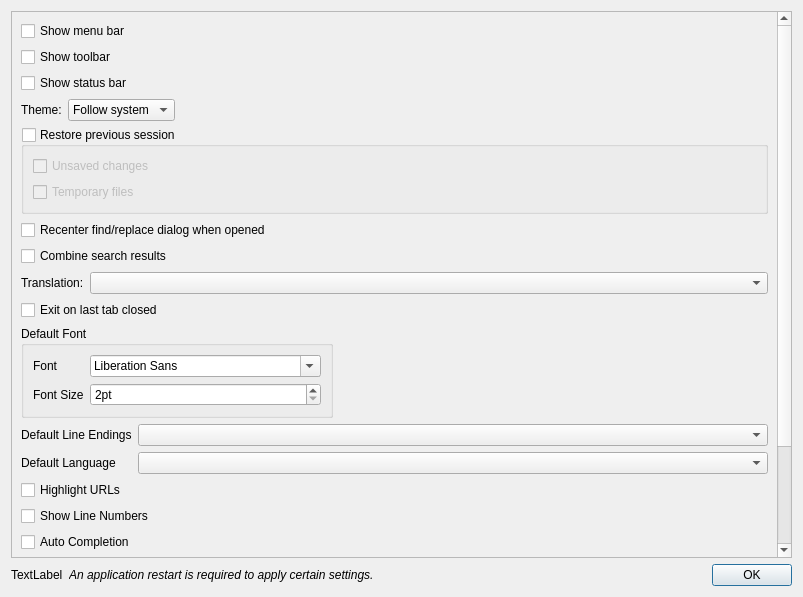
<?xml version="1.0" encoding="UTF-8"?>
<ui version="4.0">
 <class>PreferencesDialog</class>
 <widget class="QDialog" name="PreferencesDialog">
  <property name="geometry">
   <rect>
    <x>0</x>
    <y>0</y>
    <width>803</width>
    <height>597</height>
   </rect>
  </property>
  <property name="windowTitle">
   <string>Preferences</string>
  </property>
  <layout class="QVBoxLayout" name="verticalLayout">
   <item>
    <widget class="QScrollArea" name="scrollArea">
     <property name="widgetResizable">
      <bool>true</bool>
     </property>
     <widget class="QWidget" name="scrollAreaWidgetContents">
      <property name="geometry">
       <rect>
        <x>0</x>
        <y>-99</y>
        <width>769</width>
        <height>644</height>
       </rect>
      </property>
      <layout class="QVBoxLayout" name="verticalLayout_4">
       <item>
        <layout class="QVBoxLayout" name="verticalLayout_2">
         <item>
          <widget class="QCheckBox" name="checkBoxMenuBar">
           <property name="text">
            <string>Show menu bar</string>
           </property>
          </widget>
         </item>
         <item>
          <widget class="QCheckBox" name="checkBoxToolBar">
           <property name="text">
            <string>Show toolbar</string>
           </property>
          </widget>
         </item>
         <item>
          <widget class="QCheckBox" name="checkBoxStatusBar">
           <property name="text">
            <string>Show status bar</string>
           </property>
          </widget>
         </item>
         <item>
          <layout class="QHBoxLayout" name="layoutTheme">
           <item>
            <widget class="QLabel" name="labelTheme">
             <property name="text">
              <string>Theme:</string>
             </property>
            </widget>
           </item>
           <item>
            <widget class="QComboBox" name="comboBoxTheme">
             <item>
              <property name="text">
               <string>Follow system</string>
              </property>
             </item>
             <item>
              <property name="text">
               <string>Light</string>
              </property>
             </item>
             <item>
              <property name="text">
               <string>Dark</string>
              </property>
             </item>
            </widget>
           </item>
           <item>
            <spacer name="themeSpacer">
             <property name="orientation">
              <enum>Qt::Horizontal</enum>
             </property>
             <property name="sizeHint" stdset="0">
              <size>
               <width>40</width>
               <height>20</height>
              </size>
             </property>
            </spacer>
           </item>
          </layout>
         </item>
         <item>
          <widget class="QGroupBox" name="gbxRestorePreviousSession">
           <property name="title">
            <string>Restore previous session</string>
           </property>
           <property name="checkable">
            <bool>true</bool>
           </property>
           <property name="checked">
            <bool>false</bool>
           </property>
           <layout class="QVBoxLayout" name="verticalLayout_3">
            <item>
             <widget class="QCheckBox" name="checkBoxUnsavedFiles">
              <property name="text">
               <string>Unsaved changes</string>
              </property>
             </widget>
            </item>
            <item>
             <widget class="QCheckBox" name="checkBoxRestoreTempFiles">
              <property name="text">
               <string>Temporary files</string>
              </property>
             </widget>
            </item>
           </layout>
          </widget>
         </item>
        </layout>
       </item>
       <item>
        <widget class="QCheckBox" name="checkBoxRecenterSearchDialog">
         <property name="text">
          <string>Recenter find/replace dialog when opened</string>
         </property>
        </widget>
       </item>
       <item>
        <widget class="QCheckBox" name="checkBoxCombineSearchResults">
         <property name="text">
          <string>Combine search results</string>
         </property>
        </widget>
       </item>
       <item>
        <layout class="QFormLayout" name="formLayout">
         <property name="labelAlignment">
          <set>Qt::AlignLeading|Qt::AlignLeft|Qt::AlignVCenter</set>
         </property>
         <property name="formAlignment">
          <set>Qt::AlignLeading|Qt::AlignLeft|Qt::AlignTop</set>
         </property>
         <item row="0" column="1">
          <widget class="QComboBox" name="comboBoxTranslation"/>
         </item>
         <item row="0" column="0">
          <widget class="QLabel" name="label">
           <property name="text">
            <string>Translation:</string>
           </property>
          </widget>
         </item>
        </layout>
       </item>
       <item>
        <widget class="QCheckBox" name="checkBoxExitOnLastTabClosed">
         <property name="text">
          <string>Exit on last tab closed</string>
         </property>
        </widget>
       </item>
       <item>
        <layout class="QHBoxLayout" name="horizontalLayout">
         <item>
          <widget class="QGroupBox" name="groupBox">
           <property name="title">
            <string>Default Font</string>
           </property>
           <layout class="QFormLayout" name="formLayout_2">
            <item row="1" column="0">
             <widget class="QLabel" name="label_2">
              <property name="text">
               <string>Font</string>
              </property>
             </widget>
            </item>
            <item row="1" column="1">
             <widget class="QFontComboBox" name="fcbDefaultFont"/>
            </item>
            <item row="3" column="0">
             <widget class="QLabel" name="label_3">
              <property name="text">
               <string>Font Size</string>
              </property>
             </widget>
            </item>
            <item row="3" column="1">
             <widget class="QSpinBox" name="spbDefaultFontSize">
              <property name="suffix">
               <string>pt</string>
              </property>
              <property name="minimum">
               <number>2</number>
              </property>
              <property name="maximum">
               <number>48</number>
              </property>
             </widget>
            </item>
           </layout>
          </widget>
         </item>
         <item>
          <spacer name="horizontalSpacer">
           <property name="orientation">
            <enum>Qt::Horizontal</enum>
           </property>
           <property name="sizeHint" stdset="0">
            <size>
             <width>40</width>
             <height>20</height>
            </size>
           </property>
          </spacer>
         </item>
        </layout>
       </item>
       <item>
        <layout class="QFormLayout" name="formLayout_3">
         <item row="0" column="0">
          <widget class="QLabel" name="label_4">
           <property name="text">
            <string>Default Line Endings</string>
           </property>
          </widget>
         </item>
         <item row="0" column="1">
          <widget class="QComboBox" name="comboBoxLineEndings"/>
         </item>
         <item row="1" column="0">
          <widget class="QLabel" name="labelDefaultLanguage">
           <property name="text">
            <string>Default Language</string>
           </property>
          </widget>
         </item>
         <item row="1" column="1">
          <widget class="QComboBox" name="comboBoxDefaultLanguage"/>
         </item>
        </layout>
       </item>
       <item>
        <widget class="QCheckBox" name="checkBoxHighlightURLs">
         <property name="text">
          <string>Highlight URLs</string>
         </property>
        </widget>
       </item>
       <item>
        <widget class="QCheckBox" name="checkBoxShowLineNumbers">
         <property name="text">
          <string>Show Line Numbers</string>
         </property>
        </widget>
       </item>
       <item>
        <widget class="QCheckBox" name="checkBoxAutoCompletion">
         <property name="text">
          <string>Auto Completion</string>
         </property>
        </widget>
       </item>
       <item>
        <widget class="QGroupBox" name="groupBox_2">
         <property name="title">
          <string>Default Directory</string>
         </property>
         <layout class="QVBoxLayout" name="verticalLayout_5">
          <item>
           <widget class="QRadioButton" name="radioFollowCurrentDirectory">
            <property name="text">
             <string>Follow Current Document</string>
            </property>
           </widget>
          </item>
          <item>
           <widget class="QRadioButton" name="radioLastUsedDirectory">
            <property name="text">
             <string>Last Used Directory</string>
            </property>
           </widget>
          </item>
          <item>
           <layout class="QHBoxLayout" name="horizontalLayout_2">
            <item>
             <widget class="QRadioButton" name="radioHardCoded">
              <property name="text">
               <string/>
              </property>
             </widget>
            </item>
            <item>
             <widget class="QLineEdit" name="txtHardCodedPath"/>
            </item>
            <item>
             <widget class="QToolButton" name="btnSelectHardCodedPath">
              <property name="text">
               <string>...</string>
              </property>
             </widget>
            </item>
           </layout>
          </item>
         </layout>
        </widget>
       </item>
       <item>
        <spacer name="verticalSpacer">
         <property name="orientation">
          <enum>Qt::Vertical</enum>
         </property>
         <property name="sizeHint" stdset="0">
          <size>
           <width>20</width>
           <height>40</height>
          </size>
         </property>
        </spacer>
       </item>
      </layout>
     </widget>
    </widget>
   </item>
   <item>
    <layout class="QHBoxLayout" name="layoutAppRestart">
     <item>
      <widget class="QLabel" name="labelAppRestartIcon">
       <property name="text">
        <string>TextLabel</string>
       </property>
      </widget>
     </item>
     <item>
      <widget class="QLabel" name="labelAppRestart">
       <property name="font">
        <font>
         <italic>true</italic>
        </font>
       </property>
       <property name="text">
        <string>An application restart is required to apply certain settings.</string>
       </property>
      </widget>
     </item>
     <item>
      <widget class="QDialogButtonBox" name="buttonBox">
       <property name="orientation">
        <enum>Qt::Horizontal</enum>
       </property>
       <property name="standardButtons">
        <set>QDialogButtonBox::Ok</set>
       </property>
      </widget>
     </item>
    </layout>
   </item>
  </layout>
 </widget>
 <resources/>
 <connections>
  <connection>
   <sender>buttonBox</sender>
   <signal>accepted()</signal>
   <receiver>PreferencesDialog</receiver>
   <slot>accept()</slot>
   <hints>
    <hint type="sourcelabel">
     <x>792</x>
     <y>586</y>
    </hint>
    <hint type="destinationlabel">
     <x>157</x>
     <y>274</y>
    </hint>
   </hints>
  </connection>
  <connection>
   <sender>buttonBox</sender>
   <signal>rejected()</signal>
   <receiver>PreferencesDialog</receiver>
   <slot>reject()</slot>
   <hints>
    <hint type="sourcelabel">
     <x>792</x>
     <y>586</y>
    </hint>
    <hint type="destinationlabel">
     <x>286</x>
     <y>274</y>
    </hint>
   </hints>
  </connection>
 </connections>
</ui>
